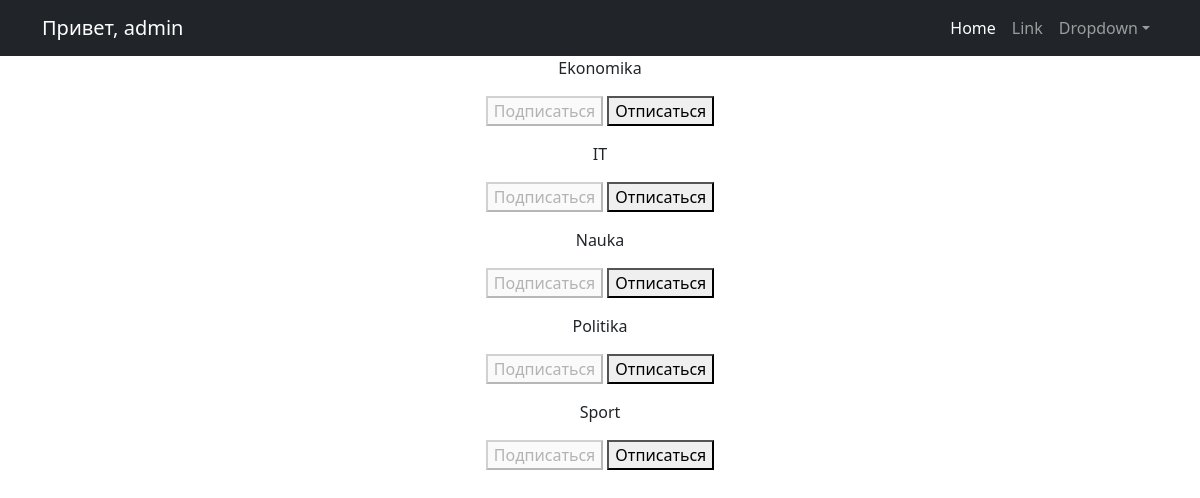
The page /news/subscriptions/ (signed in) on the database its author committed.
### news/models.py (models this page shows, shortened)
class Category(models.Model):
    category_name = models.CharField(max_length=64, unique=True, verbose_name="Category")

### news/views.py (the view, shortened to what this page needs)
# urls.py: path('subscriptions/', subscriptions, name='subscriptions'),
@login_required
@csrf_protect
def subscriptions(request):
    categories_with_subscription = Category.objects.annotate(
        user_subscribed=Exists(
            Subscription.objects.filter(
                user=request.user,
                category=OuterRef('pk'),
            )
        )
    ).order_by('category_name')
    return render(
        request,
        'subscriptions.html',
        {'categories': categories_with_subscription},
    )

### template/subscriptions.html (shortened to what this page needs)
{% extends 'flatpages/default.html' %}
{% block content %}
    {% for category in categories  %}
        <p>
            {{ category.category_name }}
            <form method="post">
                {% if category.user_subscribed %}
                    <button disabled>Подписаться</button>
                    <button name="action" value="unsubscribe">Отписаться</button>
                {% else %}
                    <button name="action" value="subscribe">Подписаться</button>
                    <button disabled>Отписаться</button>
                {% endif %}
            </form>
        </p>
    {% endfor %}
{% endblock content %}

### template/flatpages/default.html (shortened to what this page needs)
<!DOCTYPE html>
<html lang="en">
    <head>
        {% load static %}
        <link href="{% static 'css/styles.css' %}" rel="stylesheet" />
    </head>
    <body>
        <nav class="navbar navbar-expand-lg navbar-dark bg-dark">
            <div class="container">
                <a class="navbar-brand" href="#">Привет, {{ user.username }}</a>
                <div class="collapse navbar-collapse" id="navbarSupportedContent">
                    <ul class="navbar-nav ms-auto mb-2 mb-lg-0">
                        <li class="nav-item"><a class="nav-link active" aria-current="page" href="#">Home</a></li>
                        <li class="nav-item"><a class="nav-link" href="#">Link</a></li>
                        <li class="nav-item dropdown">
                            <a class="nav-link dropdown-toggle" id="navbarDropdown" href="#" role="button" data-bs-toggle="dropdown" aria-expanded="false">Dropdown</a>
                        </li>
                    </ul>
                </div>
            </div>
        </nav>
        <div class="container">
            <div class="row">
                <div class="col-lg-12 text-center">
           {% block content %}{% endblock content %}
                </div>
            </div>
        </div>
    </body>
</html>

### rows shown on the page
Category: category_name "Ekonomika", shows "Подписаться"
Category: category_name "IT", shows "Подписаться"
Category: category_name "Nauka", shows "Подписаться"
Category: category_name "Politika", shows "Подписаться"
Category: category_name "Sport", shows "Подписаться"

### other values the page prints
{{ user.username }} "admin"
